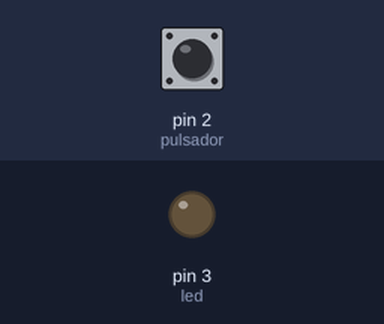
This sketch was run on a simulated Arduino Uno, built with avr-gcc and run on an emulated ATmega328P. Parts: output pins drawn as LEDs (lit = HIGH). The test bench sets the inputs (shaded band); at power-on: pin 2 (pulsador) LOW.

Above: at 1.2 s.
1.3 s: pin 2 (pulsador) pulled HIGH for 1 s
At 3.2 s:
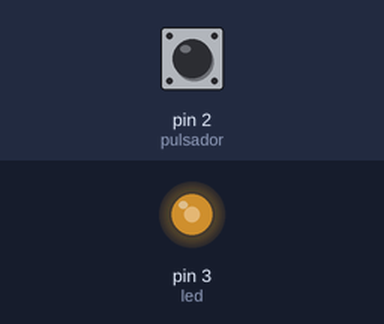
3.8 s: pin 2 (pulsador) pulled HIGH for 3.2 s
At 4.25 s:
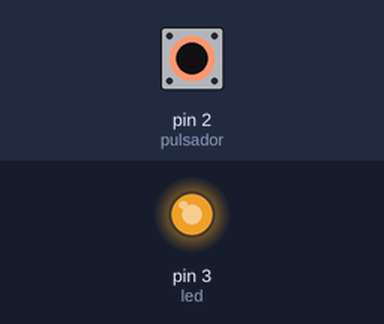
8.5 s: pin 2 (pulsador) pulled HIGH for 0.15 s
At 9.0 s:
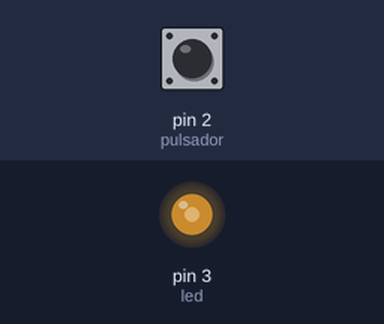
Timing chart, 0 to 11.5 s (numbered marks = the images above; inputs shaded):
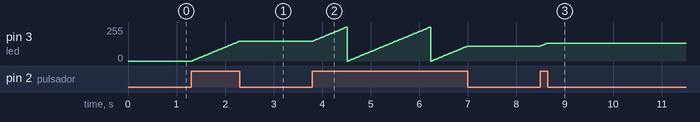

The sketch:

reto_10.ino
```cpp
int led = 3; // elegimos el pin del led
int pulsador = 2; // elegimos el pin del pulsador
int x = 0; // configuramos la variable para incrementar el valor de luminosidad

void setup() {
  pinMode(led, OUTPUT); // declaramos led como salida
  pinMode(pulsador, INPUT); // declaramos pulsador como entrada
}
void loop() {
  while (digitalRead(pulsador) == HIGH && x <= 255) { // chequea si el pulsador está pulsado y x es menor de 255
    analogWrite(led, x); // aumenta la luminosidad del led en función del tiempo de activación de pulsador
    delay(20);
    x = x + 3;
  }
  if (x > 255) {
    x = 0; // asigna el valor 0 a x
    analogWrite(led, 0); // apaga el led
  }
}
```

Measured:
- after the input at 1.3 s, pin 3 (led): moves from 0/255 to 147/255 over 0.96 s, starting at once
- after the input at 3.8 s, pin 3 (led): ramps from 0/255 to 255/255 and jumps back, once every 1.7 s
- after the input at 8.5 s, pin 3 (led): 111/255 → 135/255 at once
